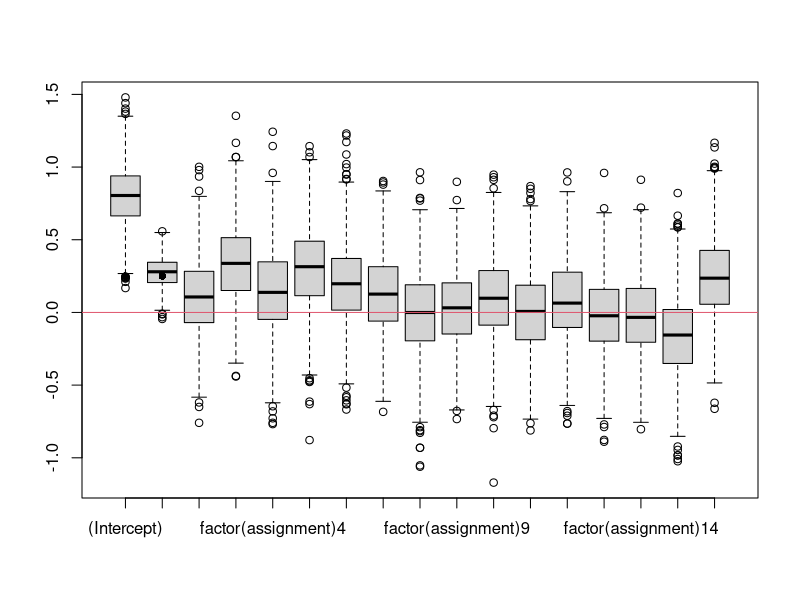
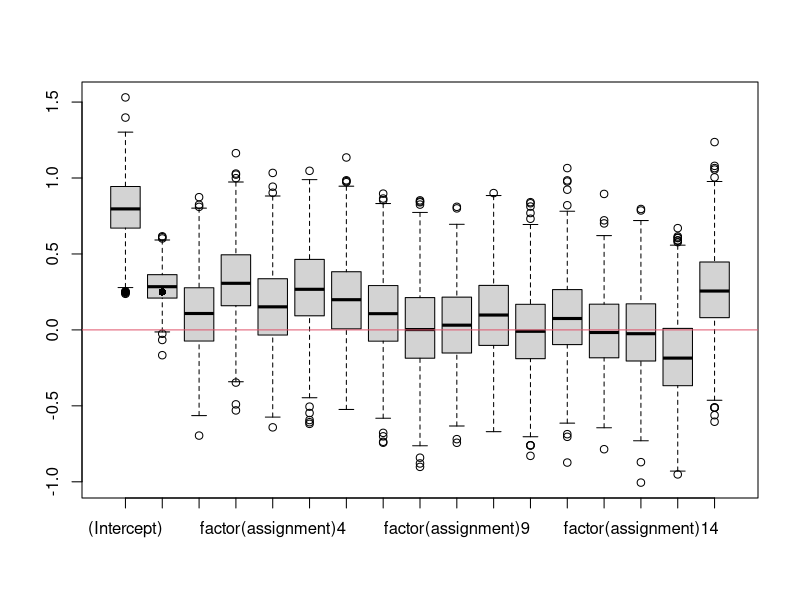

The R script that drew these images, in order:
#%%%%%%%%%%%%%%%%%%%%%%%%%%%%%%%%%%%%%%%%%%%%%%%%%%%%%%%%%%%%%%%%%%%%%%%%#
#																		 #
#	Identification and power simulations for gender imbalance experiment #
#	Andrea Blasco (ablasco@fas.harvard.edu)								 # 
# 																		 #
#%%%%%%%%%%%%%%%%%%%%%%%%%%%%%%%%%%%%%%%%%%%%%%%%%%%%%%%%%%%%%%%%%%%%%%%%#

# Description of the experiment 
# 	N subjects assigned to one of G groups
# 	Simple case each group g features a "role model" with fixed characteristics 
# 	(gender, ethnicity, etc.)

# Theoretical background
# 	Using xxx definition, role models have three characteristics.
# 		i) succesful ii) similar iii) xxxx.

# Empirical implications: 
# a) Succesfull role model should impact participation vs regular participants
# b) Interactions with gender, ethnicity similarity
# c) Images vs no-images to control for "relevance" of our intervention

# Identification problem

# FACT 1: Gender effects of subjects are not identified in general.
# Imagine the propensity to participate is x1 <- rchisq(n, df=2) which is unobserved
# Participation is rnorm(n, mean= a + x1*b + gender) AND gender = rbinom(n, 1, prob=x1)
# Then, the ols estimate "bhat" is biased and inconsistent

# FACT 2: For the same reason, also gender effects 
# of the profiles are not identified in general!!!!

# Identification strategy
# Interactions are correctly identified (need to control for fixed effects)

set.seed(1)
a <- 0.25
b <- 0.33
st_dev <- 1.5

# Baseline
n <- 1000 		# Number of experimental units
x1 <- rchisq(n, df=2)
male <- rbinom(n, 1, prob=0.70)
y <- rnorm(n, mean=a + x1 * b, sd=st_dev)

# Treatment
np <- 16 	# Number of profiles
male_p <- ifelse((1:np)%%2==1, 1, 0)
assignment <- sample(np, n, replace=T)
male_p.assigned <- male_p[assignment] # 50% male 50% Female
z1 <- rnorm(np, sd=0.1) ## Small fixed effects
fe_p <- z1[assignment]

samesex <- ifelse(male_p.assigned==male, 1, 0)

# Simulate case with uncorrelated gender and no fixed effects
replicate(1000, {
	y <- rnorm(n, mean=a + x1*b + fe_p + 0.25*samesex, sd=st_dev)
	coef(lm(y ~ samesex + factor(assignment))) # X1 is not observed
}) -> sim

## Add fixed effects
boxplot(t(sim))
abline(h=0, col=2)
points(1:2, c(a, 0.25), pch=16)

# Problem is when gender is correlated with x1
male2 <- rbinom(n, 1, prob=pnorm(0.5*x1))
samesex2 <- ifelse(male_p.assigned==male2, 1, 0)

# Simulate case with uncorrelated gender and no fixed effects
replicate(1000, {
	y <- rnorm(n, mean=a + x1*b + fe_p + 0.25*samesex2, sd=st_dev)
	coef(lm(y ~ samesex2 + factor(assignment))) # missing x1
}) -> sim

## Add fixed effects
boxplot(t(sim))
abline(h=0, col=2)
points(1:2, c(a, 0.25), pch=16)





